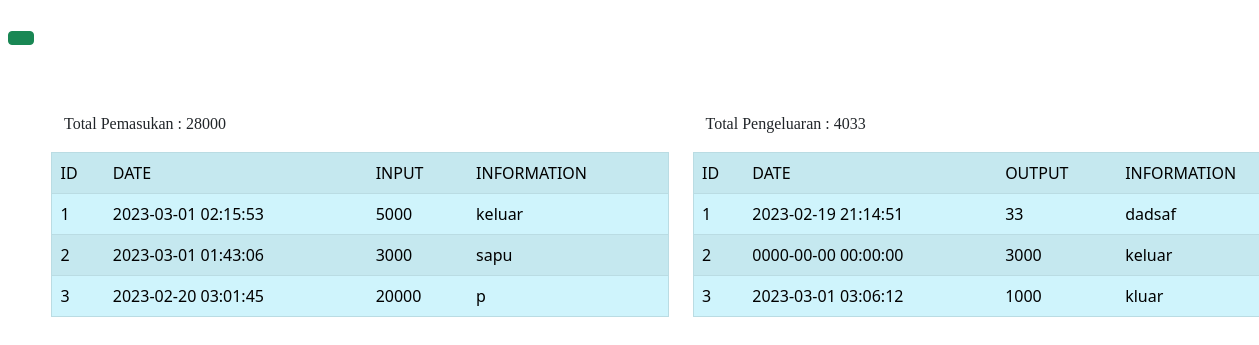
Screenshot of /admin/buku.php with the database file from the repository.
### tables this page shows
CREATE TABLE `tb_input` (
  `Id` int(11) NOT NULL,
  `Name` varchar(45) NOT NULL,
  `Date` timestamp NOT NULL DEFAULT current_timestamp() ON UPDATE current_timestamp(),
  `Saldo` double NOT NULL,
  `Information` text NOT NULL
);

CREATE TABLE `tb_output` (
  `Id` int(11) NOT NULL,
  `Date` timestamp NOT NULL DEFAULT current_timestamp() ON UPDATE current_timestamp(),
  `Saldo` double NOT NULL,
  `Information` text NOT NULL
);

### admin/buku.php (the view, shortened to what this page needs)
<?php
include "isi.php";
include "../koneksi.php";
?>
<link rel="stylesheet" href="../style.css" type="text/css">
<div class="row">
    <div class="col-4 pt-4 ">
    <button class="btn btn-success mx-2" onclick="printDiv('print')" type="submit" data-toggle="print" data-placement="right" title="print"><i class='bx bx-printer'></i></button>
    </div>
</div>
        <div class="row">
            <div class="col-6">
            <?php
        $result = mysqli_query($conn, 'SELECT SUM(Saldo) AS Saldo FROM tb_input');
        $row = mysqli_fetch_assoc($result);
        $sum = $row['Saldo'];
    ?><br><br>
     <p class="m-3 ps-5" style="font-family:'Gill Sans';">Total Pemasukan : <?php echo $sum ?></p>
     <fieldset id="print">
            <table border=1; class="table table-info table-striped offset-1" >
            <tr>
                <td>ID</td>
                <td>DATE</td>
                <td>INPUT</td>
                <td>INFORMATION</td>
            </tr>
            <?php
            $sql = "SELECT * FROM tb_input ORDER BY Id DESC";
            $result = $conn->query($sql);
            $data = 1;
            while ($row=$result->fetch_assoc()) {
             ?>
                <tr>
                    <td><?php echo $data++?></td>
                    <td><?php echo $row["Date"]?></td>
                    <td><?php echo $row["Saldo"]?></td>
                    <td><?php echo $row["Information"]?></td>
                </tr>
                    <?php
                        }
                ?>
            </table>
            </div>
            <div class="col-6">
            <?php
        $result = mysqli_query($conn, 'SELECT SUM(Saldo) AS Saldo FROM tb_output');
        $row = mysqli_fetch_assoc($result);
        $sum = $row['Saldo'];
    ?><br><br>
     <p class="m-3 ps-5" style="font-family:'Gill Sans';">Total Pengeluaran : <?php echo $sum ?></p>
            <table border=1; class="table table-info table-striped offset-1" >
            <tr>
                <td>ID</td>
                <td>DATE</td>
                <td>OUTPUT</td>
                <td>INFORMATION</td>
            </tr>
            <?php
            $sql = "SELECT * FROM tb_output";
            $result = $conn->query($sql);
            $data = 1;
            while ($row=$result->fetch_assoc()) {
             ?>
                <tr>
                    <td><?php echo $data++?></td>
                    <td><?php echo $row["Date"]?></td>
                    <td><?php echo $row["Saldo"]?></td>
                    <td><?php echo $row["Information"]?></td>
                </tr>
                    <?php
                        }
                ?>
            </table>
            </div>
        </div>
<?php
include "../footer.php";
?>

### style.css (style rules this page uses)
div p { font-family:Verdana, Geneva, Tahoma, sans-serif ; }

### rows the page displays
tb_input: Date "2023-03-01 02:15:53", Saldo "5000", Information "keluar"
tb_input: Date "2023-03-01 01:43:06", Saldo "3000", Information "sapu"
tb_input: Date "2023-02-20 03:01:45", Saldo "20000", Information "p"
tb_output: Date "2023-02-19 21:14:51", Saldo "33", Information "dadsaf"
tb_output: Date "0000-00-00 00:00:00", Saldo "3000", Information "keluar"
tb_output: Date "2023-03-01 03:06:12", Saldo "1000", Information "kluar"

### other values shown
$sum "28000"
$sum "4033"
